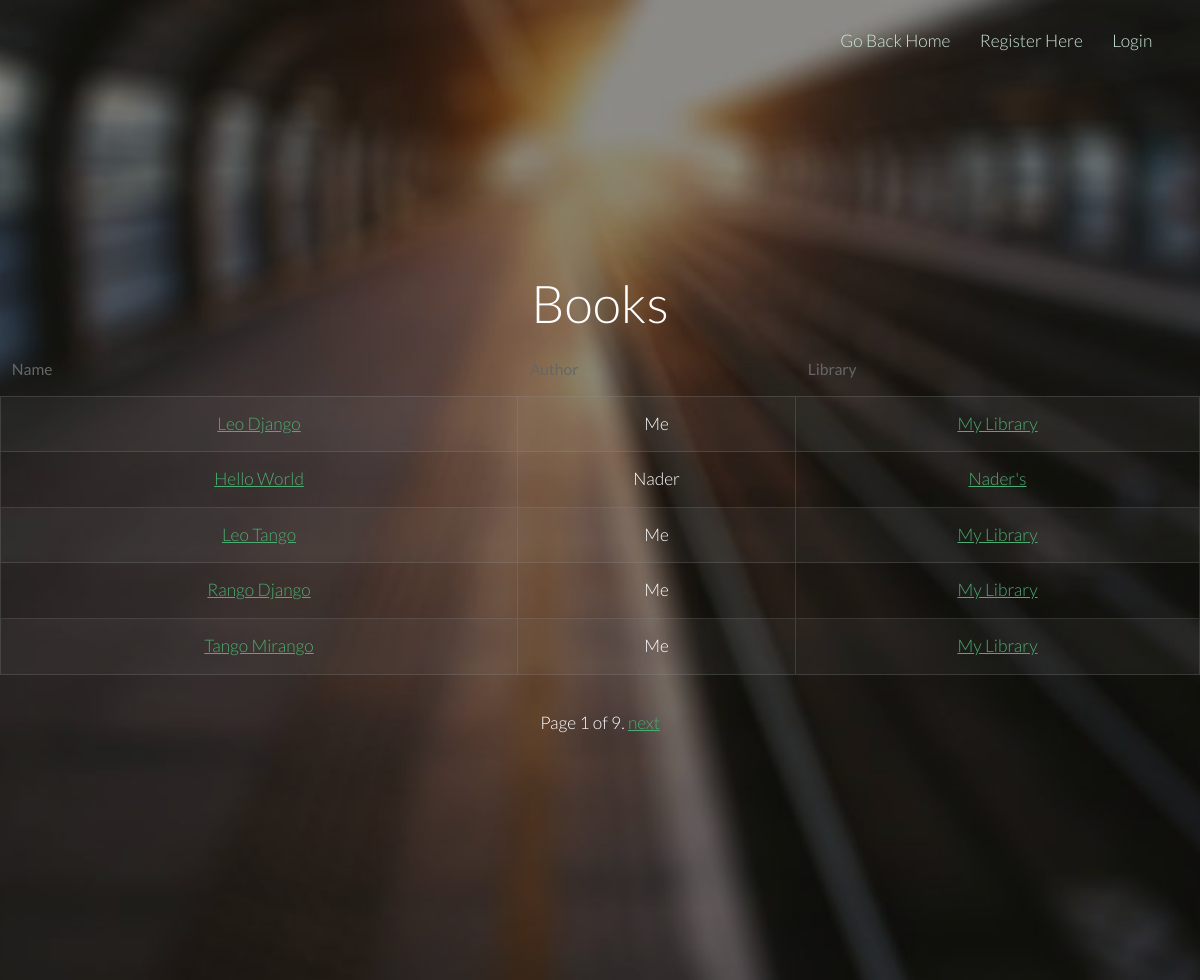
/main/book-list/, run on an earlier commit of the app's database.
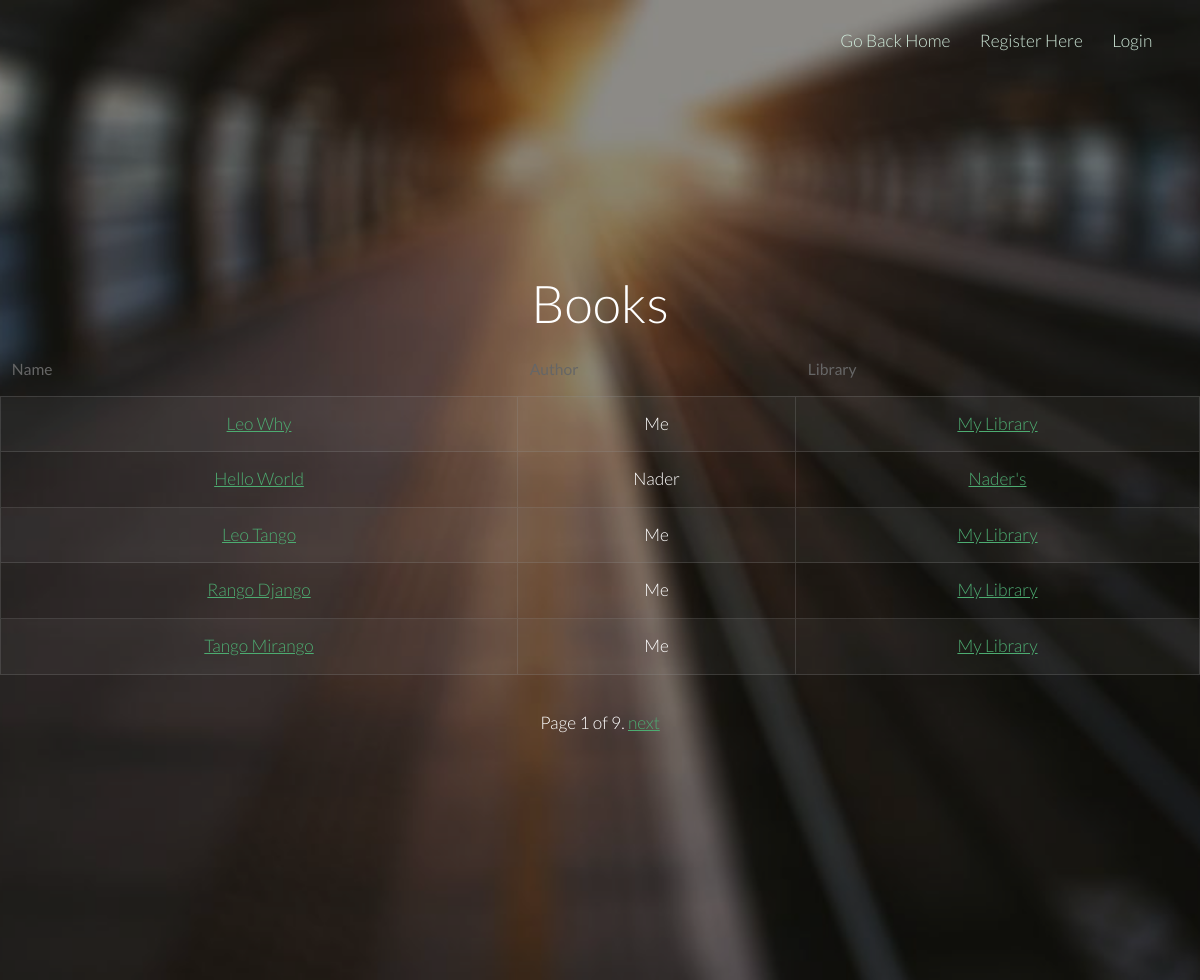
And on a later commit of the database.
### main/models.py (models this page shows, shortened)
class Book(models.Model):
    name = models.CharField(max_length=128, unique=True, null=False)
    author = models.CharField(max_length=128, unique=False)
    library = models.ForeignKey(Library)
    slug = models.SlugField(unique=False)

class Library(models.Model):
    name = models.CharField(max_length=128, unique=True, null=False)
    location = models.CharField(max_length=128)
    owner = models.OneToOneField(User)
    slug = models.SlugField(unique=False)

### main/views.py (the view)
class BookListView(PaginateMixin, ListView):
    model = Book
    template_name = "main/book_list.html"
    context_object_name = "books"
    def get_context_data(self, **kwargs):
        context = super(BookListView, self).get_context_data(**kwargs)
        if self.request.user.is_authenticated():
            current_user_id = self.request.user
            context['count'] = NotificationCenter.objects.filter(
                                receiver_id=current_user_id,
                                read=0).count()
        return context

### templates/main/book_list.html (shortened to what this page needs)
<!DOCTYPE html>
{% load staticfiles %}
<html>
	<head>
		<link rel="stylesheet" href="{% static "css/skel.css" %}" />
		<link rel="stylesheet" href="{% static "css/style.css" %}" />
		<link rel="stylesheet" href="{% static "css/style-xlarge.css" %}" />
	</head>
	<body class="landing">
		<header id="header">
			<nav id="nav">
				{% if user.is_authenticated %}
					<ul>
						<li><a href="/main/">Go Back Home</a></li>
						<li><a href="/messages/inbox/">Inbox</a></li>
						<li><a href="{% url "notification-list" %}">{{ count }} new notifications</a></li>
						<li><a href="{% url "logout" %}">Logout</a></li>
					</ul>
				{% else %}
					<ul>
						<li><a href="/main/">Go Back Home</a></li>
						<li><a href="/main/register/">Register Here</a></li>
						<li><a href="{% url "login" %}">Login</a></li>
					</ul>
				{% endif %}
			</nav>
		</header>
		<section id="banner" class="wrapper">
			<div class="container">
				<section>
					<h2>Books</h2>
					<div class="table-wrapper">
						{% block content %}
							<table class="alt">
								<thead>
									<tr>
										<th>Name</th>
										<th>Author</th>
										<th>Library</th>
									</tr>
								</thead>
								<tbody>
								{% for book in object_list %}
									<tr>
										<td><a href="{% url "book-detail" book.library.slug book.slug %}">{{ book.name }}</a></td>
										<td>{{ book.author }}</td>
										<td><a href="{% url "library-detail" book.library.slug %}">{{ book.library.name }}</a></td>
									</tr>
									{% endfor %}
								</tbody>
							</table>
						{% endblock %}
					</div>
				</section>
			</div>
			<div class="pagination">
			    <span class="step-links">
			        <span class="current">
			            Page {{ page_obj.number }} of {{ page_obj.paginator.num_pages }}.
			        </span>
			        {% if page_obj.has_next %}
			            <a href="?page={{ page_obj.next_page_number }}">next</a>
			        {% endif %}
			    </span>
			</div>
		</section>
	</body>
</html>

What changed in the data, as far as the page shows it:
changed Book: name "Leo Django" → "Leo Why"
